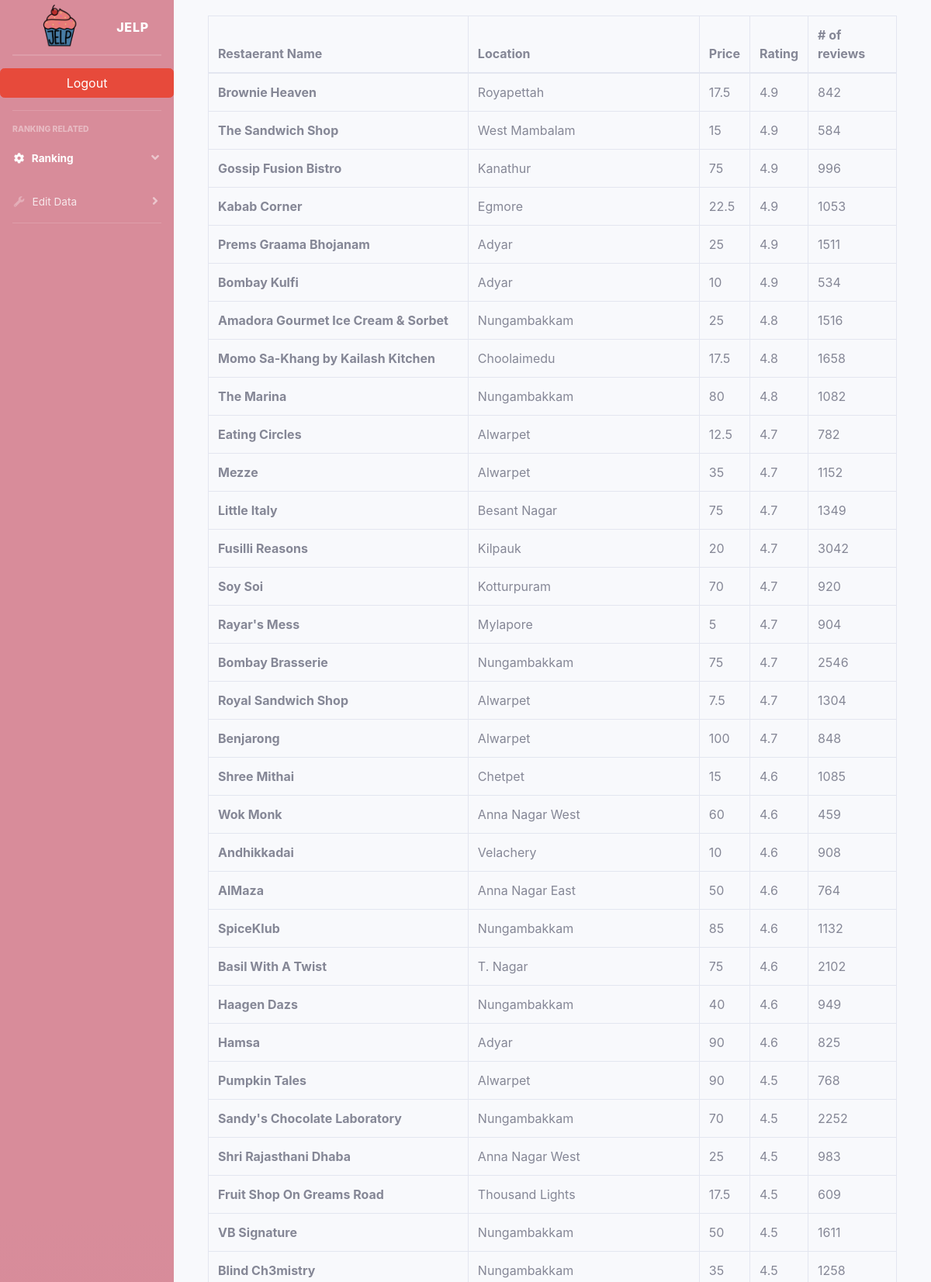
/bootstrap/extra/rank_basic1.php (upper part), run on the app's committed database.
### tables this page shows
create table restaurant(
  rest_id int not null AUTO_INCREMENT,
  name varchar(100) UNIQUE,
  location varchar(100),
  country varchar(100),
  avg_price float,
  avg_rating float, 
  menu varchar(100),
  review_count int(100),
  primary key(rest_id)
);

### bootstrap/extra/rank_basic1.php (the view, shortened to what this page needs)
<?php include("sidebar.php") ?>
<html>
<head>
  <link href="css/sb-admin-2.min.css" rel="stylesheet">
</head>
<?php
require_once "login-config.php";
$sql = "
SELECT * FROM restaurant
ORDER BY avg_rating DESC";
$res = mysqli_query($link, $sql);
if ($res) {
  echo "<div class='container'>
  <div class='card-body scroll1'>
  <div class='table-responsive'>
  <table class='table table-bordered'>
   <thead>
      <tr>
        <th scope='col'>Restaerant Name</th>
        <th scope='col'>Location</th>
        <th scope='col'>Price</th>
        <th scope='col'>Rating</th>
        <th scope='col'># of reviews</th>
      </tr>
    </thead>
  <tbody>";
  while ($row = mysqli_fetch_assoc($res)) {
    $name = $row['name'];
    $location = $row['location'];
    $avg_price = $row['avg_price'];
    $avg_rating = $row['avg_rating'];
    $review_count = $row['review_count'];
    echo "<tr>";
    echo "<th scope='row'>" . $name . "</th>";
    echo "<td>" . $location . "</td>";
    echo "<td>" . $avg_price . "</td>";
    echo "<td>" . $avg_rating . "</td>";
    echo "<td>" . $review_count . "</td>";
    echo "</tr>";
  }
  echo "</tbody>";
  echo "</table>";
  echo "</div></div></div>";
} else {
  printf("Could not retrieve records. %s\n", mysqli_error($link));
}
?>
</html>

### data on the page
restaurant: name "Brownie Heaven", location "Royapettah", avg_price "17.5", avg_rating "4.9", review_count "842"
restaurant: name "The Sandwich Shop", location "West Mambalam", avg_price "15", avg_rating "4.9", review_count "584"
restaurant: name "Gossip Fusion Bistro", location "Kanathur", avg_price "75", avg_rating "4.9", review_count "996"
restaurant: name "Kabab Corner", location "Egmore", avg_price "22.5", avg_rating "4.9", review_count "1053"
restaurant: name "Prems Graama Bhojanam", location "Adyar", avg_price "25", avg_rating "4.9", review_count "1511"
restaurant: name "Bombay Kulfi", location "Adyar", avg_price "10", avg_rating "4.9", review_count "534"
restaurant: name "Amadora Gourmet Ice Cream & Sorbet", location "Nungambakkam", avg_price "25", avg_rating "4.8", review_count "1516"
restaurant: name "Momo Sa-Khang by Kailash Kitchen", location "Choolaimedu", avg_price "17.5", avg_rating "4.8", review_count "1658"
restaurant: name "The Marina", location "Nungambakkam", avg_price "80", avg_rating "4.8", review_count "1082"
restaurant: name "Eating Circles", location "Alwarpet", avg_price "12.5", avg_rating "4.7", review_count "782"
restaurant: name "Mezze", location "Alwarpet", avg_price "35", avg_rating "4.7", review_count "1152"
restaurant: name "Little Italy", location "Besant Nagar", avg_price "75", avg_rating "4.7", review_count "1349"
restaurant: name "Fusilli Reasons", location "Kilpauk", avg_price "20", avg_rating "4.7", review_count "3042"
restaurant: name "Soy Soi", location "Kotturpuram", avg_price "70", avg_rating "4.7", review_count "920"
restaurant: name "Rayar's Mess", location "Mylapore", avg_price "5", avg_rating "4.7", review_count "904"
restaurant: name "Bombay Brasserie", location "Nungambakkam", avg_price "75", avg_rating "4.7", review_count "2546"
restaurant: name "Royal Sandwich Shop", location "Alwarpet", avg_price "7.5", avg_rating "4.7", review_count "1304"
restaurant: name "Benjarong", location "Alwarpet", avg_price "100", avg_rating "4.7", review_count "848"
restaurant: name "Shree Mithai", location "Chetpet", avg_price "15", avg_rating "4.6", review_count "1085"
restaurant: name "Wok Monk", location "Anna Nagar West", avg_price "60", avg_rating "4.6", review_count "459"
restaurant: name "Andhikkadai", location "Velachery", avg_price "10", avg_rating "4.6", review_count "908"
restaurant: name "AlMaza", location "Anna Nagar East", avg_price "50", avg_rating "4.6", review_count "764"
restaurant: name "SpiceKlub", location "Nungambakkam", avg_price "85", avg_rating "4.6", review_count "1132"
restaurant: name "Basil With A Twist", location "T. Nagar", avg_price "75", avg_rating "4.6", review_count "2102"
restaurant: name "Haagen Dazs", location "Nungambakkam", avg_price "40", avg_rating "4.6", review_count "949"
restaurant: name "Hamsa", location "Adyar", avg_price "90", avg_rating "4.6", review_count "825"
restaurant: name "Pumpkin Tales", location "Alwarpet", avg_price "90", avg_rating "4.5", review_count "768"
restaurant: name "Sandy's Chocolate Laboratory", location "Nungambakkam", avg_price "70", avg_rating "4.5", review_count "2252"
restaurant: name "Shri Rajasthani Dhaba", location "Anna Nagar West", avg_price "25", avg_rating "4.5", review_count "983"
restaurant: name "Fruit Shop On Greams Road", location "Thousand Lights", avg_price "17.5", avg_rating "4.5", review_count "609"
restaurant: name "VB Signature", location "Nungambakkam", avg_price "50", avg_rating "4.5", review_count "1611"
restaurant: name "Blind Ch3mistry", location "Nungambakkam", avg_price "35", avg_rating "4.5", review_count "1258"
